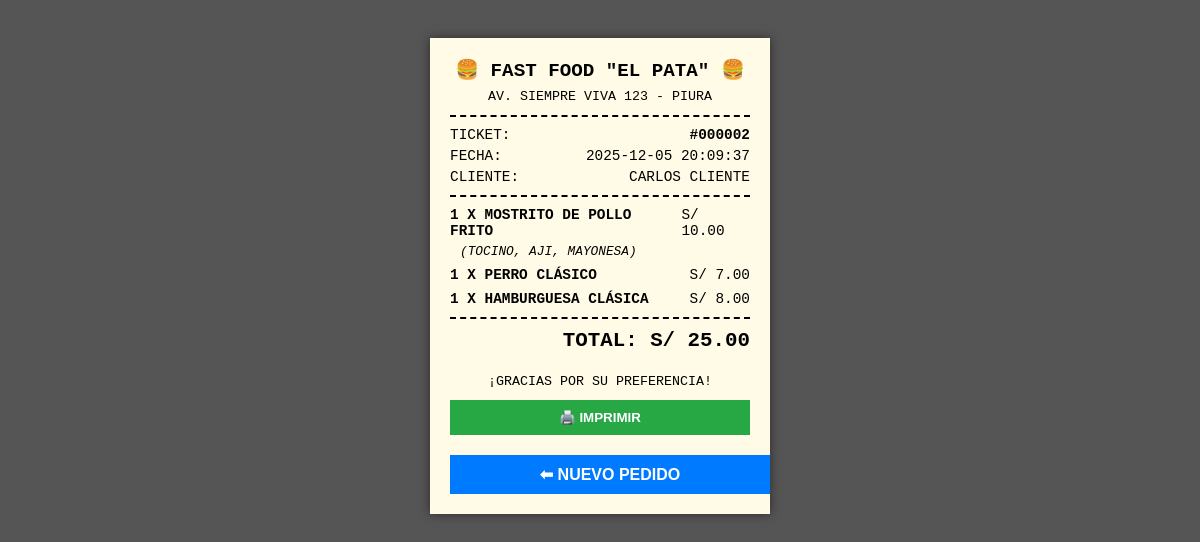
The app's page /ticket.php?id=2 with its own data.
### tables this page shows
CREATE TABLE `pedidos` (
  `id` int(11) NOT NULL,
  `cliente_id` int(11) NOT NULL,
  `fecha` datetime DEFAULT current_timestamp(),
  `total` decimal(10,2) NOT NULL,
  `estado` enum('pendiente','completado','cancelado') DEFAULT 'pendiente'
);

CREATE TABLE `clientes` (
  `id` int(11) NOT NULL,
  `nombre` varchar(150) NOT NULL,
  `email` varchar(100) DEFAULT NULL,
  `telefono` varchar(20) DEFAULT NULL
);

CREATE TABLE `detalle_pedidos` (
  `id` int(11) NOT NULL,
  `pedido_id` int(11) NOT NULL,
  `producto_id` int(11) NOT NULL,
  `cantidad` int(11) NOT NULL,
  `precio_unitario` decimal(10,2) NOT NULL,
  `notas` varchar(255) DEFAULT ''
);

CREATE TABLE `productos` (
  `id` int(11) NOT NULL,
  `nombre` varchar(150) NOT NULL,
  `categoria` varchar(50) DEFAULT 'General',
  `descripcion` text DEFAULT NULL,
  `precio` decimal(10,2) NOT NULL,
  `stock` int(11) NOT NULL DEFAULT 0,
  `imagen` varchar(255) DEFAULT '?',
  `fecha_creacion` timestamp NOT NULL DEFAULT current_timestamp()
);

### ticket.php (the view, shortened to what this page needs)
<?php
include 'conexion.php';
$id_pedido = $_GET['id'];
$stmt = $pdo->prepare("SELECT p.*, c.nombre as cliente_nombre, c.telefono
                       FROM pedidos p
                       JOIN clientes c ON p.cliente_id = c.id
                       WHERE p.id = ?");
$stmt->execute([$id_pedido]);
$pedido = $stmt->fetch(PDO::FETCH_ASSOC);
$stmt_det = $pdo->prepare("SELECT d.*, prod.nombre
                           FROM detalle_pedidos d
                           JOIN productos prod ON d.producto_id = prod.id
                           WHERE d.pedido_id = ?");
$stmt_det->execute([$id_pedido]);
$items = $stmt_det->fetchAll(PDO::FETCH_ASSOC);
?>
<!DOCTYPE html>
<html lang="es">
<head>
</head>
<body>
    <div class="ticket">
        <div class="centro">
            <div class="titulo">🍔 FAST FOOD "EL PATA" 🍔</div>
            <small>Av. Siempre Viva 123 - Piura</small>
        </div>
        <div class="linea"></div>
        <div class="info-row">
            <span>TICKET:</span>
            <strong>#<?php echo str_pad($pedido['id'], 6, '0', STR_PAD_LEFT); ?></strong>
        </div>
        <div class="info-row">
            <span>FECHA:</span>
            <span><?php echo $pedido['fecha']; ?></span>
        </div>
        <div class="info-row">
            <span>CLIENTE:</span>
            <span><?php echo $pedido['cliente_nombre']; ?></span>
        </div>
        <div class="linea"></div>
        <?php foreach ($items as $item): ?>
        <div class="item-row">
            <div class="info-row">
                <span class="item-nombre"><?php echo $item['cantidad']; ?> x <?php echo $item['nombre']; ?></span>
                <span>S/ <?php echo number_format($item['precio_unitario'], 2); ?></span>
            </div>
            <?php if(!empty($item['notas'])): ?>
                <span class="item-nota">(<?php echo $item['notas']; ?>)</span>
            <?php endif; ?>
        </div>
        <?php endforeach; ?>
        <div class="linea"></div>
        <div class="total-row">
            TOTAL: S/ <?php echo number_format($pedido['total'], 2); ?>
        </div>
        <div class="centro" style="margin-top:20px;">
            <small>¡Gracias por su preferencia!</small>
        </div>
        <button onclick="window.print()" class="btn-imprimir no-print">🖨️ IMPRIMIR</button>
        <a href="index.php" class="btn-volver no-print">⬅ NUEVO PEDIDO</a>
    </div>
</body>
</html>

### ticket.php (style rules this page uses)
body { background: #555; display: flex; justify-content: center; padding-top: 30px; font-family: 'Courier New', Courier, monospace; }
.ticket { background: #fffbe6; width: 300px; padding: 20px; box-shadow: 0 0 10px rgba(0,0,0,0.5); text-transform: uppercase; }
.centro { text-align: center; }
.titulo { font-size: 1.2rem; font-weight: bold; margin-bottom: 5px; }
.linea { border-bottom: 2px dashed #000; margin: 10px 0; }
.info-row { display: flex; justify-content: space-between; margin-bottom: 5px; font-size: 0.9rem; }
.item-row { margin-bottom: 8px; }
.item-nombre { font-weight: bold; }
.item-nota { font-size: 0.8rem; font-style: italic; display: block; margin-left: 10px; }
.total-row { font-size: 1.3rem; font-weight: bold; margin-top: 10px; text-align: right; }
.btn-volver { display: block; width: 100%; text-align: center; padding: 10px; background: #007bff; color: white; text-decoration: none; margin-top: 20px; font-family: sans-serif; font-weight: bold; }
.btn-imprimir { display: block; width: 100%; text-align: center; padding: 10px; background: #28a745; color: white; border: none; cursor: pointer; margin-top: 10px; font-family: sans-serif; font-weight: bold; }

### records on screen
pedidos: id "000002", fecha "2025-12-05 20:09:37", cliente.nombre "CARLOS CLIENTE", total "25.00"
detalle_pedidos: cantidad "1", producto.nombre "MOSTRITO DE POLLO FRITO", precio_unitario "10.00", notas "TOCINO, AJI, MAYONESA"
detalle_pedidos: cantidad "1", producto.nombre "PERRO CLÁSICO", precio_unitario "7.00"
detalle_pedidos: cantidad "1", producto.nombre "HAMBURGUESA CLÁSICA", precio_unitario "8.00"
